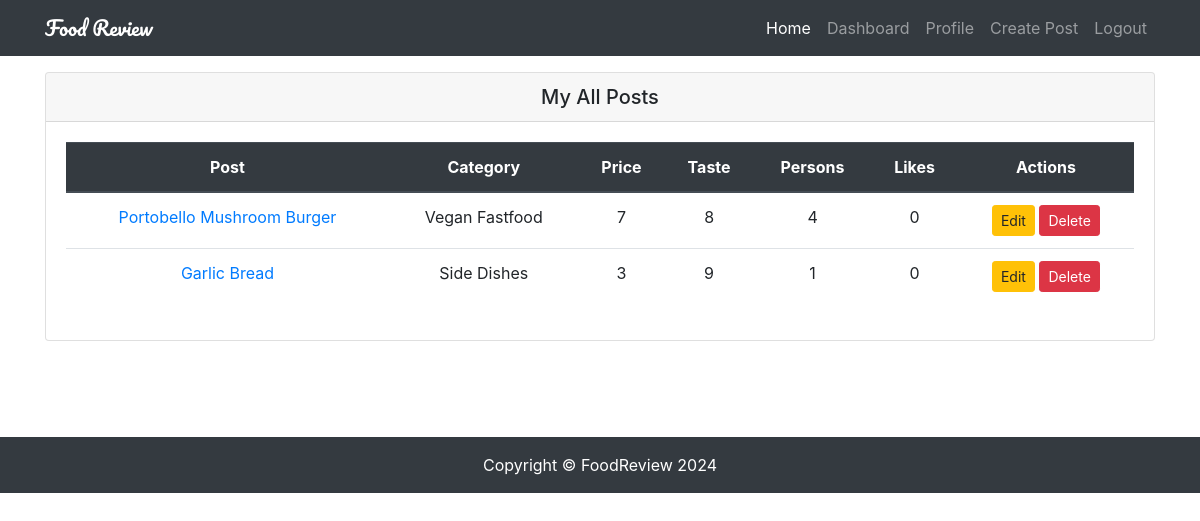
The page /dashboard/myposts/ (signed in) on the database its author committed.
### restaurants/models.py (models this page shows, shortened)
class Restaurant(models.Model):
    user = models.ForeignKey(User, on_delete=models.CASCADE)
    title = models.CharField(max_length=120)
    image = models.ImageField(upload_to='restaurants/')
    categories = models.CharField(max_length=120)
    location = models.CharField(max_length=120)
    price = models.IntegerField()
    vat = models.PositiveIntegerField(default=0)
    taste = models.PositiveIntegerField(choices=choices)
    persons = models.PositiveIntegerField(choices=choices)
    details = models.TextField()
    slug = models.SlugField(unique=True, blank=True)
    likes = models.ManyToManyField(User, related_name='post_likes', blank=True)
    views = models.IntegerField(default=0,blank=True)
    created_at = models.DateTimeField(auto_now_add=True)
    updated_at = models.DateTimeField(auto_now=True)
    is_active = models.BooleanField(default=True)
    def likes_count(self):
        return self.likes.count()

### restaurants/views.py (the view)
# urls.py: path('dashboard/myposts/', MyPostView.as_view(), name='my_posts'),
class MyPostView(LoginRequiredMixin, ListView):
    template_name = 'restaurants/my_posts.html'
    def get_queryset(self):
        return Restaurant.objects.filter(user=self.request.user)

### restaurants/context_processor.py (called while the page is built)
def categories(request):
    cat_list = []
    all_cat = Restaurant.objects.all()
    for cat in all_cat:
        name_list = cat.categories.split(',')
        for item in name_list:
            cat_list.append(item)
    cat_dict = {'categories': set(cat_list)}
    return cat_dict

def user_liked_posts(request):
    if request.user.is_authenticated:
        posts = Restaurant.objects.filter(likes=request.user.id)
        return {'user_liked_posts': posts}
    else:
        return {'user_liked_posts': None}

def recent_posts(request):
    posts = Restaurant.objects.all().order_by('-created_at')[:5]
    return {'recent_posts': posts}

### templates/restaurants/my_posts.html (shortened to what this page needs)
{% extends 'base.html' %}
{% block content %}
<div class="row my-3 mb-5">
    <div class="col-md-12 mb-5">
        <div class="card">
            <h5 class="card-header text-center">My All Posts</h5>
            <div class="card-body">
                {% if object_list %}
                <table class="table text-center">
                    <thead class="thead-dark">
                        <tr>
                            <th scope="col">Post</th>
                            <th scope="col">Category</th>
                            <th scope="col">Price</th>
                            <th scope="col">Taste</th>
                            <th scope="col">Persons</th>
                            <th scope="col">Likes</th>
                            <th scope="col">Actions</th>
                        </tr>
                    </thead>
                    <tbody>
                        {% for obj in object_list %}
                        <tr>
                            <td><a href="{% url 'detail' obj.slug %}">{{ obj.title }}</a></td>
                            <td>{{ obj.categories }}</td>
                            <td>{{ obj.price }}</td>
                            <td>{{ obj.taste }}</td>
                            <td>{{ obj.persons }}</td>
                            <td>{{ obj.likes_count }}</td>
                            <td>
                                <a class="btn btn-warning btn-sm" href="{% url 'update' obj.slug %}" role="button">Edit</a>
                                <a class="btn btn-danger btn-sm" href="{% url 'delete' obj.slug %}" role="button">Delete</a>
                            </td>
                        </tr>
                        {% endfor %}
                    </tbody>
                </table>
                {% else %}
                <p>You have not any post yet !! <a href="{% url 'create' %}">Create a new one..</a></p>
                {% endif %}
            </div>
        </div>
    </div>
</div>
{% endblock content %}

### static/restaurants/css/style.css (style rules this page uses)
body { padding-top: 56px; }

### rows shown on the page
Restaurant: title "Portobello Mushroom Burger", categories "Vegan Fastfood", price "7", taste "8", persons "4", likes_count "0"
Restaurant: title "Garlic Bread", categories "Side Dishes", price "3", taste "9", persons "1", likes_count "0"
